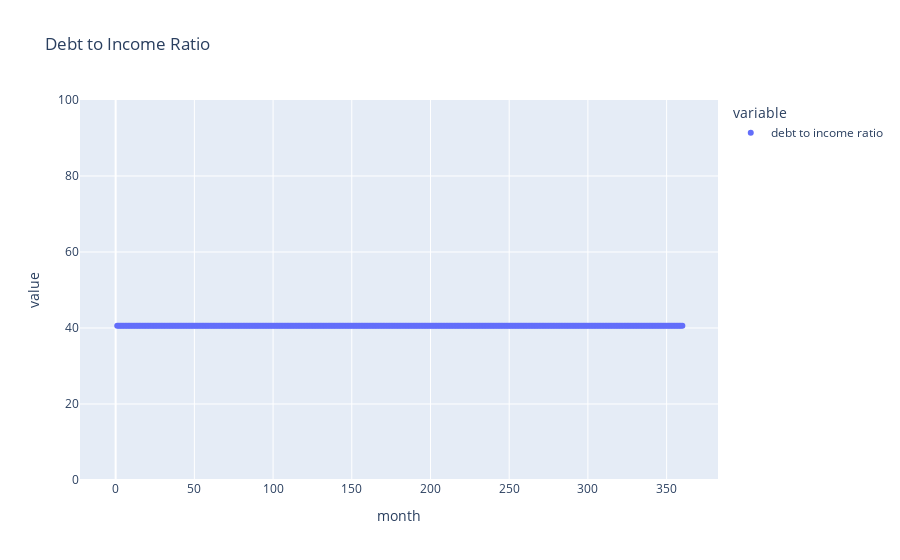

Source (notebook cell):
### Markdown cell above
# Debt to Income Ratio

### Code cell
fig = px.scatter(as_df, x=as_df.index, y=['debt to income ratio'], title='Debt to Income Ratio')
fig.update_yaxes(range=[0, 100])
fig.show()

### Figure 1 — Plotly figure (JSON) as saved in the notebook; plotly's stock layout.template omitted (floating-point values rounded to 4 significant figures; data arrays with more than 128 entries replaced by an {"elided": "..."} marker saying what was removed)
{"data": [{"hovertemplate": "variable=debt to income ratio<br>month=%{x}<br>value=%{y}<extra></extra>", "legendgroup": "debt to income ratio", "marker": {"color": "#636efa", "symbol": "circle"}, "mode": "markers", "name": "debt to income ratio", "orientation": "v", "showlegend": true, "type": "scatter", "x": {"elided": "361 int values"}, "xaxis": "x", "y": {"elided": "361 float values"}, "yaxis": "y"}], "layout": {"legend": {"title": {"text": "variable"}, "tracegroupgap": 0}, "title": {"text": "Debt to Income Ratio"}, "xaxis": {"anchor": "y", "domain": [0, 1], "title": {"text": "month"}}, "yaxis": {"anchor": "x", "domain": [0, 1], "range": [0, 100], "title": {"text": "value"}}}}
